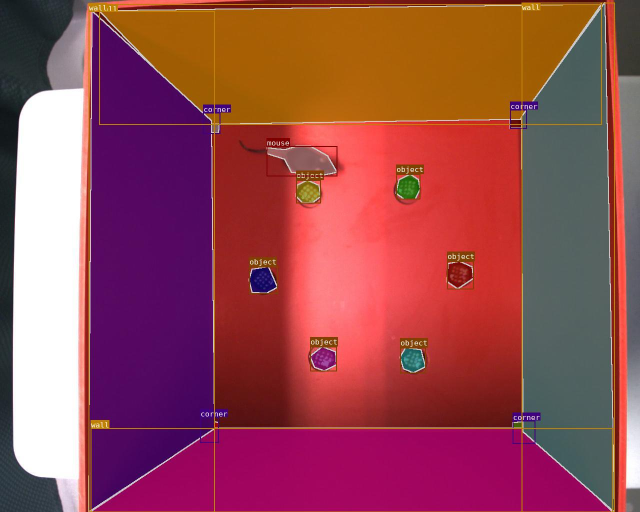
#> input picture _images/00002895_7.jpg, 1280 x 1024 px (shown at 1/2 size)
$ python -i gmc.py   (imports and definitions only)
#> lines starting #> are read from the running program, lines starting #| are printed output that depends on the picture
#> further down, picture is the input picture: shape (1024, 1280, 3); mean B, G, R 81.9, 74, 151
# modified from
# https://github.com/NirAharon/BoT-SORT/blob/main/tracker/gmc.py

import cv2
import matplotlib.pyplot as plt
import numpy as np
import copy


class GMC:
    """
    The GMC class is used for geometric model computation.
    It includes various methods for GMC computation.

    Args:
        method (str): The method used for GMC computation.
        downscale (int): The scale of the image to be downscaled.
        verbose (str): Set to None by default.

    Attributes:
        method (str): The method used for GMC computation.
        downscale (int): The scale of the image to be downscaled.
        detector (cv2.FastFeatureDetector_create): Detector for detecting features in the image.
        extractor (cv2.ORB_create): Extractor for extracting features from the image.
        matcher (cv2.BFMatcher): Matcher for matching the features extracted from the image.
        feature_params (dict): Parameters for feature detection.
        gmcFile (open file): GMC file opened for reading GMC results.
        prevFrame (np.array): Stores the previous frame of the image.
        prevKeyPoints (np.array): Stores the previous keypoints.
        prevDescriptors (np.array): Stores the previous descriptors.
        initializedFirstFrame (bool): Set to False until the first frame is initialized.

    """

    def __init__(self, method="sparseOptFlow", downscale=2, verbose=None):
        super(GMC, self).__init__()

        self.method = method
        self.downscale = max(1, int(downscale))

        if self.method == "orb":
            self.detector = cv2.FastFeatureDetector_create(20)
            self.extractor = cv2.ORB_create()
            self.matcher = cv2.BFMatcher(cv2.NORM_HAMMING)

        elif self.method == "sift":
            self.detector = cv2.SIFT_create(
                nOctaveLayers=3, contrastThreshold=0.02, edgeThreshold=20
            )
            self.extractor = cv2.SIFT_create(
                nOctaveLayers=3, contrastThreshold=0.02, edgeThreshold=20
            )
            self.matcher = cv2.BFMatcher(cv2.NORM_L2)

        elif self.method == "ecc":
            number_of_iterations = 5000
            termination_eps = 1e-6
            self.warp_mode = cv2.MOTION_EUCLIDEAN
            self.criteria = (
                cv2.TERM_CRITERIA_EPS | cv2.TERM_CRITERIA_COUNT,
                number_of_iterations,
                termination_eps,
            )

        elif self.method == "sparseOptFlow":
            self.feature_params = dict(
                maxCorners=1000,
                qualityLevel=0.01,
                minDistance=1,
                blockSize=3,
                useHarrisDetector=False,
                k=0.04,
            )
            # self.gmc_file = open('GMC_results.txt', 'w')

        elif self.method == "file" or self.method == "files":
            seqName = verbose[0]
            ablation = verbose[1]
            if ablation:
                filePath = r"tracker/GMC_files/MOT17_ablation"
            else:
                filePath = r"tracker/GMC_files/MOTChallenge"

            if "-FRCNN" in seqName:
                seqName = seqName[:-6]
            elif "-DPM" in seqName:
                seqName = seqName[:-4]
            elif "-SDP" in seqName:
                seqName = seqName[:-4]

            self.gmcFile = open(filePath + "/GMC-" + seqName + ".txt", "r")

            if self.gmcFile is None:
                raise ValueError(
                    "Error: Unable to open GMC file in directory:" + filePath
                )
        elif self.method == "none" or self.method == "None":
            self.method = "none"
        else:
            raise ValueError("Error: Unknown CMC method:" + method)

        self.prevFrame = None
        self.prevKeyPoints = None
        self.prevDescriptors = None

        self.initializedFirstFrame = False

    def apply(self, raw_frame, detections=None):
        """
        Applies the selected method to the input frame and detections (if any).

        Parameters:
            raw_frame (numpy.ndarray): The input frame to apply the method to.
            detections (numpy.ndarray): The input detections to use for the method. Defaults to None.

        Returns:
            numpy.ndarray: The result of applying the selected method to the input frame and detections.

        Raises:
            ValueError: If the selected method is invalid.

        """
        # Check which method to use and apply it
        if self.method == "orb" or self.method == "sift":
            return self.applyFeaures(raw_frame, detections)
        elif self.method == "ecc":
            return self.applyEcc(raw_frame, detections)
        elif self.method == "sparseOptFlow":
            return self.applySparseOptFlow(raw_frame, detections)
        elif self.method == "file":
            return self.applyFile(raw_frame, detections)
        elif self.method == "none":
            return np.eye(2, 3)
        else:
            raise ValueError("Invalid method selected: {}".format(self.method))

    # [206 lines left out: functions applyEcc, applyFeaures, not called in this run]

    def applySparseOptFlow(self, raw_frame, detections=None):
        """
        Apply sparse optical flow on a single frame.

        Args:
            raw_frame (numpy array): The raw frame to apply sparse optical flow on.
            detections (list of objects, optional): A list of objects detected in the frame.

        Returns:
            numpy array: A 2x3 transformation matrix H.

        """
        # Initialize
        height, width, _ = raw_frame.shape
#> height = 1024; width = 1280
        frame = cv2.cvtColor(raw_frame, cv2.COLOR_BGR2GRAY)
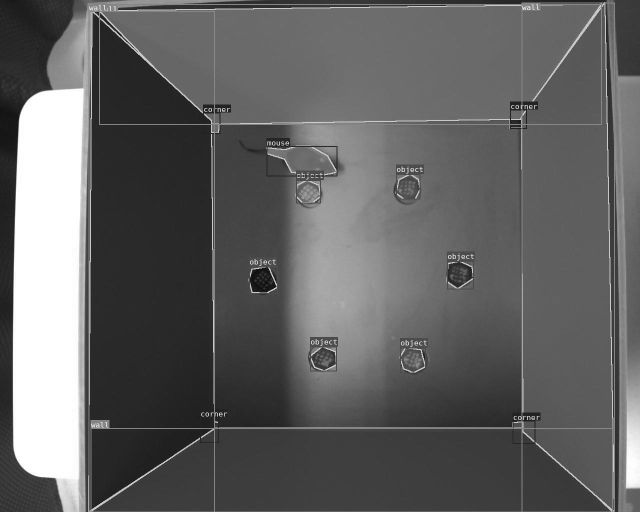
#> frame: shape (1024, 1280) (shown at 1/2 size); min 6, max 255, mean 97.9
        H = np.eye(2, 3)

        # Downscale image
        if self.downscale > 1.0:
            # frame = cv2.GaussianBlur(frame, (3, 3), 1.5)
            frame = cv2.resize(
                frame, (width // self.downscale, height // self.downscale)
            )
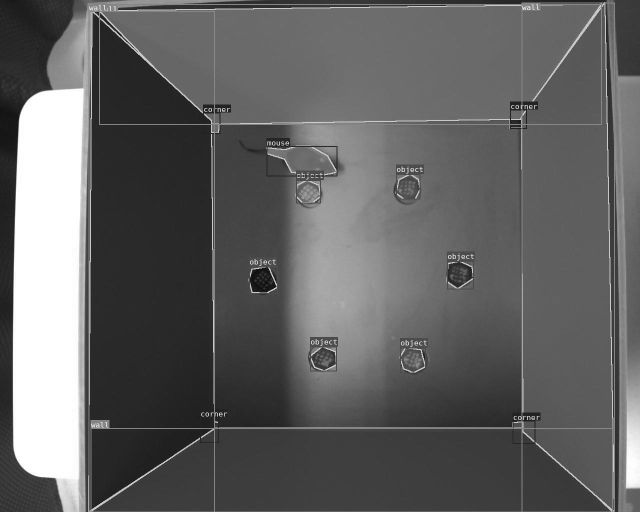
#> frame: shape (512, 640); min 16, max 255, mean 98

        # Find keypoints using the Shi-Tomasi method
        keypoints = cv2.goodFeaturesToTrack(frame, mask=None, **self.feature_params)
#> keypoints = 724 rows, first 8: [519, 121], [275, 286], [211, 133], [200, 437], [525, 416], [209, 124], [524, 111], [204, 113]

        # Handle first frame
        if not self.initializedFirstFrame:
            # Initialize data
            self.prevFrame = frame.copy()
            self.prevKeyPoints = copy.copy(keypoints)
#> self.prevKeyPoints has the same summary as keypoints

            # Initialization done
            self.initializedFirstFrame = True

            return H

        # Find correspondences between the current and previous frame using Lucas-Kanade optical flow
        matchedKeypoints, status, err = cv2.calcOpticalFlowPyrLK(
            self.prevFrame, frame, self.prevKeyPoints, None
        )

        # Filter out keypoints with a bad status value
        prevPoints = []
        currPoints = []

        for i in range(len(status)):
            if status[i]:
                prevPoints.append(self.prevKeyPoints[i])
                currPoints.append(matchedKeypoints[i])

        prevPoints = np.array(prevPoints)
        currPoints = np.array(currPoints)

        # Find affine transformation using RANSAC algorithm
        if (np.size(prevPoints, 0) > 4) and (
            np.size(prevPoints, 0) == np.size(prevPoints, 0)
        ):
            H, inliers = cv2.estimateAffinePartial2D(prevPoints, currPoints, cv2.RANSAC)

            # Handle downscale
            if self.downscale > 1.0:
                H[0, 2] *= self.downscale
                H[1, 2] *= self.downscale
        else:
            print("Warning: not enough matching points")

        # Store current frame data for use in the next iteration
        self.prevFrame = frame.copy()
        self.prevKeyPoints = copy.copy(keypoints)

        # gmc_line = str(1000 * (t1 - t0)) + "\t" + str(H[0, 0]) + "\t" + str(H[0, 1]) + "\t" + str(
        #     H[0, 2]) + "\t" + str(H[1, 0]) + "\t" + str(H[1, 1]) + "\t" + str(H[1, 2]) + "\n"
        # self.gmc_file.write(gmc_line)

        return H

    # [26 lines left out: function applyFile, not called in this run]

>>> import cv2
>>> picture = cv2.imread('../../_images/00002895_7.jpg')
>>> result = GMC().apply(picture)
#> result = [[1, 0, 0], [0, 1, 0]]
